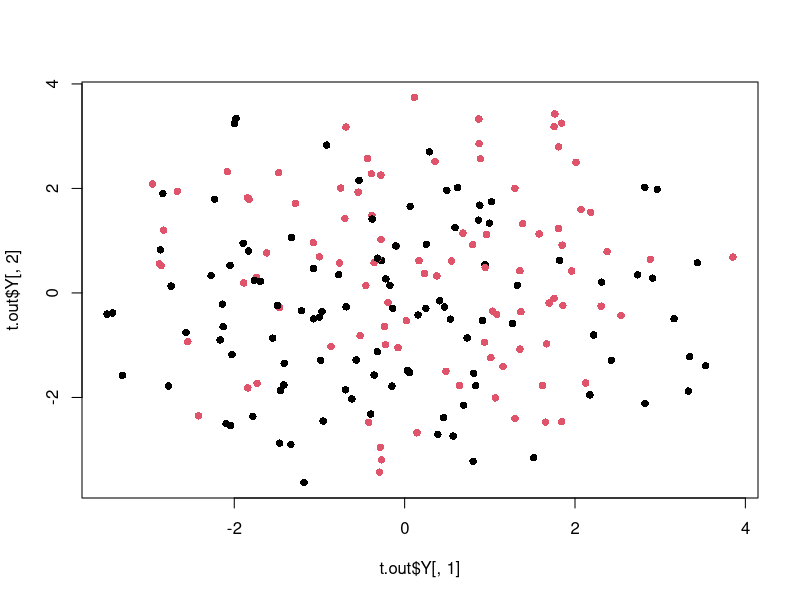

The R source for this figure:
## ---- chunk 1
set.seed(1000)
y <- matrix(rnorm(100000), ncol=200) # true location of each cell.
out <- kmeans(t(y), centers=2)

library(Rtsne)
t.out <- Rtsne(t(y))
plot(t.out$Y[,1], t.out$Y[,2], pch=16, col=factor(out$cluster))
